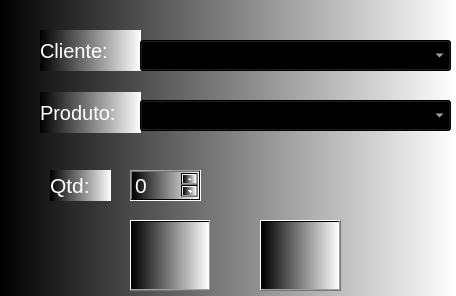
<?xml version="1.0" encoding="UTF-8"?>
<ui version="4.0">
 <class>Form</class>
 <widget class="QWidget" name="Form">
  <property name="geometry">
   <rect>
    <x>0</x>
    <y>0</y>
    <width>456</width>
    <height>296</height>
   </rect>
  </property>
  <property name="windowTitle">
   <string>Venda</string>
  </property>
  <property name="styleSheet">
   <string notr="true">background-color: qconicalgradient(cx:0.5, cy:0.5, angle:0, stop:0 rgba(35, 40, 3, 255), stop:0.16 rgba(136, 106, 22, 255), stop:0.225 rgba(166, 140, 41, 255), stop:0.285 rgba(204, 181, 74, 255), stop:0.345 rgba(235, 219, 102, 255), stop:0.415 rgba(245, 236, 112, 255), stop:0.52 rgba(209, 190, 76, 255), stop:0.57 rgba(187, 156, 51, 255), stop:0.635 rgba(168, 142, 42, 255), stop:0.695 rgba(202, 174, 68, 255), stop:0.75 rgba(218, 202, 86, 255), stop:0.815 rgba(208, 187, 73, 255), stop:0.88 rgba(187, 156, 51, 255), stop:0.935 rgba(137, 108, 26, 255), stop:1 rgba(35, 40, 3, 255));
background-color: qlineargradient(spread:pad, x1:0, y1:0, x2:1, y2:0, stop:0 rgba(0, 0, 0, 255), stop:1 rgba(255, 255, 255, 255));</string>
  </property>
  <widget class="QLabel" name="lb_produto">
   <property name="geometry">
    <rect>
     <x>40</x>
     <y>92</y>
     <width>101</width>
     <height>41</height>
    </rect>
   </property>
   <property name="font">
    <font>
     <pointsize>15</pointsize>
    </font>
   </property>
   <property name="styleSheet">
    <string notr="true">color: rgb(255, 255, 255);</string>
   </property>
   <property name="text">
    <string>Produto:</string>
   </property>
  </widget>
  <widget class="QComboBox" name="qb_produto">
   <property name="geometry">
    <rect>
     <x>140</x>
     <y>100</y>
     <width>311</width>
     <height>31</height>
    </rect>
   </property>
   <property name="styleSheet">
    <string notr="true">color: rgb(255, 255, 255);</string>
   </property>
  </widget>
  <widget class="QLabel" name="lb_quantidade">
   <property name="geometry">
    <rect>
     <x>50</x>
     <y>170</y>
     <width>61</width>
     <height>31</height>
    </rect>
   </property>
   <property name="font">
    <font>
     <pointsize>16</pointsize>
    </font>
   </property>
   <property name="styleSheet">
    <string notr="true">color: rgb(255, 255, 255);</string>
   </property>
   <property name="text">
    <string>Qtd:</string>
   </property>
  </widget>
  <widget class="QSpinBox" name="sb_quantidade">
   <property name="geometry">
    <rect>
     <x>130</x>
     <y>170</y>
     <width>71</width>
     <height>31</height>
    </rect>
   </property>
   <property name="font">
    <font>
     <pointsize>16</pointsize>
    </font>
   </property>
   <property name="styleSheet">
    <string notr="true">color: rgb(255, 255, 255);</string>
   </property>
  </widget>
  <widget class="QLabel" name="lb_cliente">
   <property name="geometry">
    <rect>
     <x>40</x>
     <y>30</y>
     <width>101</width>
     <height>41</height>
    </rect>
   </property>
   <property name="font">
    <font>
     <pointsize>15</pointsize>
    </font>
   </property>
   <property name="styleSheet">
    <string notr="true">color: rgb(255, 255, 255);</string>
   </property>
   <property name="text">
    <string>Cliente:</string>
   </property>
  </widget>
  <widget class="QComboBox" name="qb_cliente">
   <property name="geometry">
    <rect>
     <x>140</x>
     <y>40</y>
     <width>311</width>
     <height>31</height>
    </rect>
   </property>
   <property name="styleSheet">
    <string notr="true">color: rgb(255, 255, 255);</string>
   </property>
  </widget>
  <widget class="QPushButton" name="bt_cancela">
   <property name="geometry">
    <rect>
     <x>260</x>
     <y>220</y>
     <width>81</width>
     <height>71</height>
    </rect>
   </property>
   <property name="toolTip">
    <string>&lt;html&gt;&lt;head/&gt;&lt;body&gt;&lt;p&gt;&lt;img src=&quot;:/icon_add/icons/adicionar.png&quot;/&gt;&lt;/p&gt;&lt;/body&gt;&lt;/html&gt;</string>
   </property>
   <property name="styleSheet">
    <string notr="true">image: url(:/icon_cancela/icons/cancelar.png);</string>
   </property>
   <property name="text">
    <string/>
   </property>
  </widget>
  <widget class="QPushButton" name="bt_adicionar">
   <property name="geometry">
    <rect>
     <x>130</x>
     <y>220</y>
     <width>81</width>
     <height>71</height>
    </rect>
   </property>
   <property name="toolTip">
    <string>&lt;html&gt;&lt;head/&gt;&lt;body&gt;&lt;p&gt;&lt;img src=&quot;:/icon_add/icons/adicionar.png&quot;/&gt;&lt;/p&gt;&lt;/body&gt;&lt;/html&gt;</string>
   </property>
   <property name="styleSheet">
    <string notr="true">image: url(:/icon_add/icons/adicionar.png);</string>
   </property>
   <property name="text">
    <string/>
   </property>
  </widget>
 </widget>
 <resources>
  <include location="icon_add.qrc"/>
  <include location="icon_cancela.qrc"/>
 </resources>
 <connections/>
</ui>
